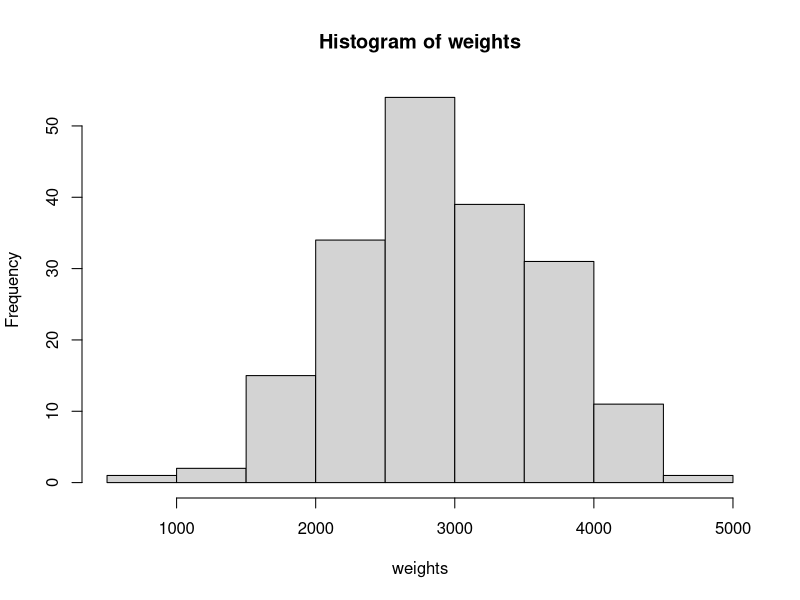
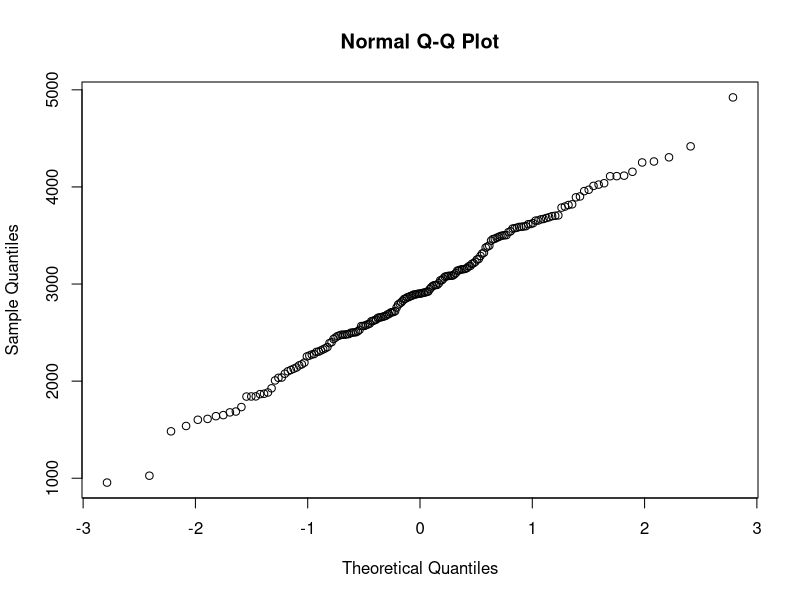
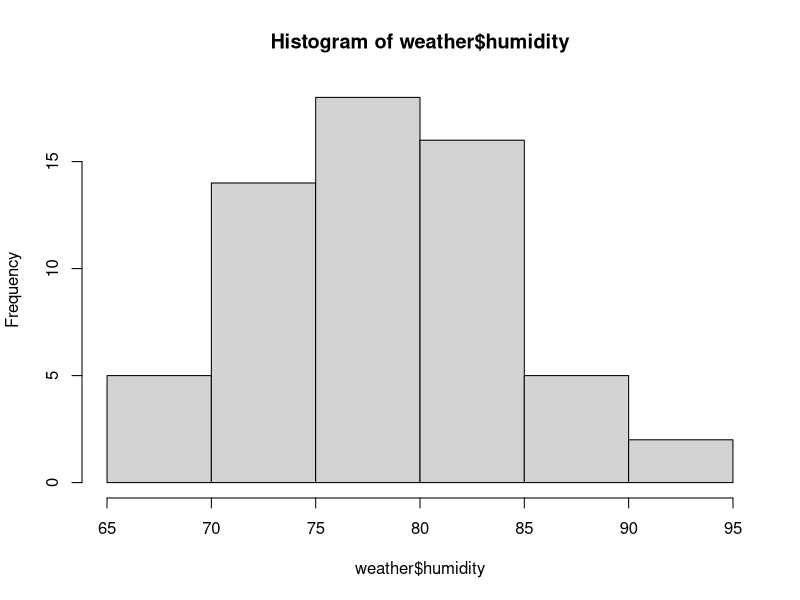
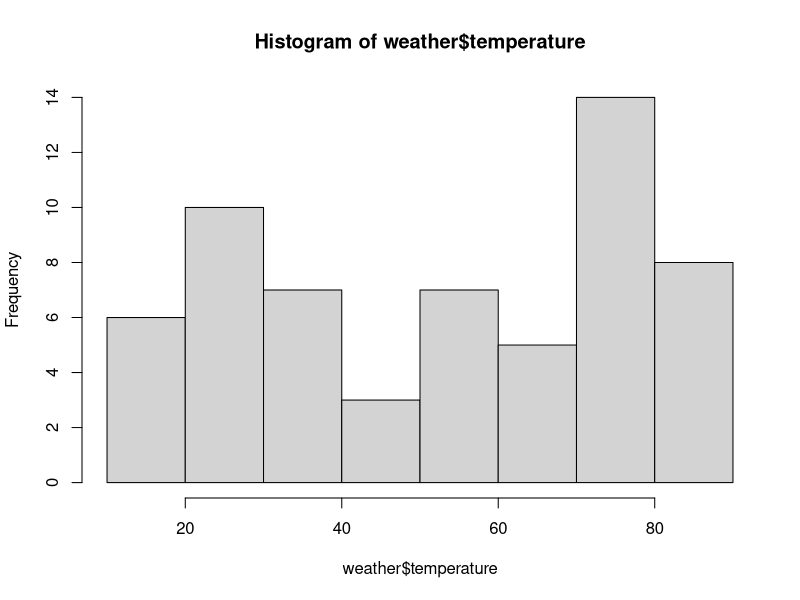
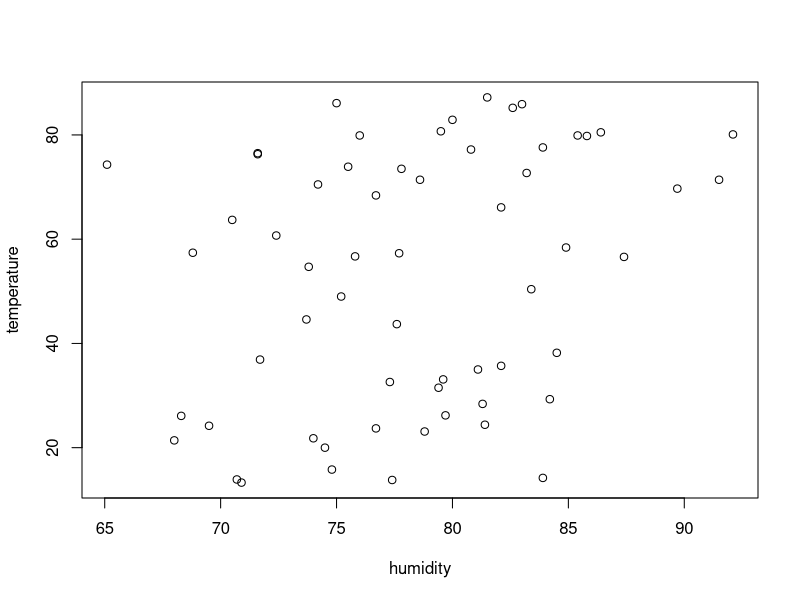
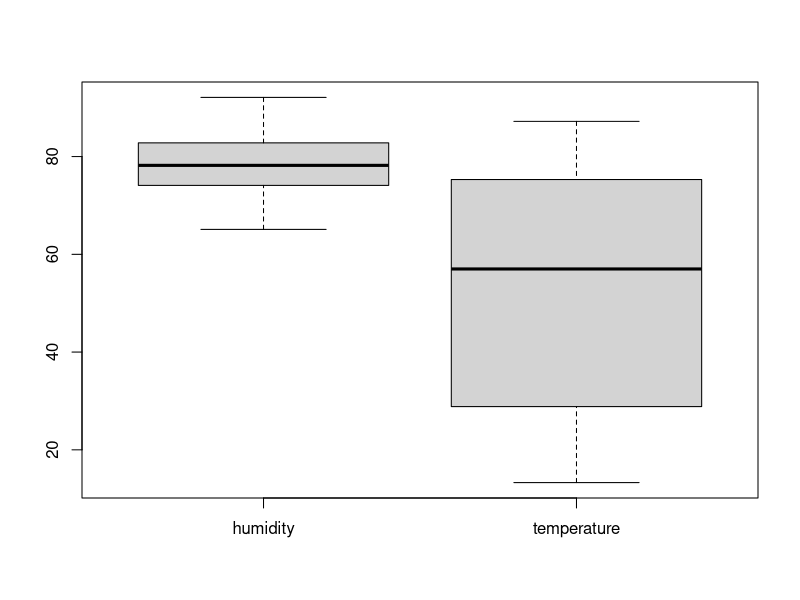
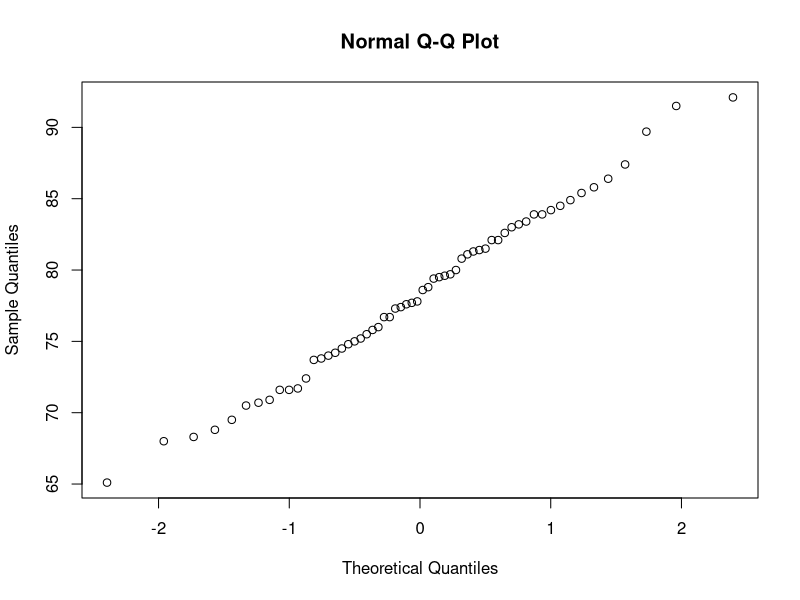
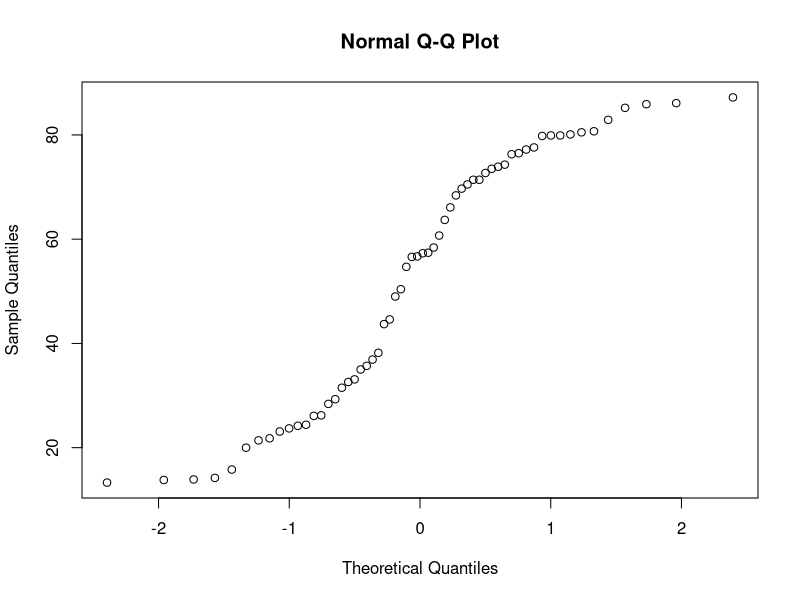

Recreate these plots in R, in order.

bw=read.table('birthweight.txt', header=TRUE)
weights = as.numeric(as.character(bw$birthweight))
###Ex 1 
#check normality
hist(weights)
qqnorm(weights)
shap = shapiro.test(weights)
shap


#90% confidence interval for mu
n=length(weights)
m = mean(weights); m
s = sd(weights); s
t = qt(0.95,df=n-1); t
ci = c(m-t*s/sqrt(n),m+t*s/sqrt(n))       
ci

#hypothesis testing H0 mu <= 2800
t.test(weights, mu=2800, alt='g')

###Ex 2
#point estimate for p
140/200

#99% CI for p=0.7
qnorm(0.995)*sqrt((0.7*0.3)/200)

#binomial test 2c
binom.test(140,n=200,p=0.75)
#different confidence intervals
binom.test(140,200,p=0.75, conf.level=0.99)
binom.test(140,200,p=0.75, conf.level=0.8)


###Ex 3
weather=read.table('weather.txt', header=TRUE)
weather
#summaries + qq-plot
#lens
length(weather$humidity)
length(weather$temperature)
#means
mean(weather$humidity)
mean(weather$temperature)
#sample stdv
sd(weather$humidity)
sd(weather$temperature)
#histogram
hist(weather$humidity)
hist(weather$temperature)
#scatterplot
plot(weather)
#boxplot
boxplot(weather)
#qq-plot
qqnorm(weather$humidity)
qqnorm(weather$temperature)
#correlation
cor(weather$humidity,weather$temperature)

#3c
n2 = length(weather$temperature); n2
s2 = sd(weather$temperature) ; s2
m2 = mean(weather$temperature); m2
t2 = qt(0.95,df=n2-1); t2
ci2 = c(m2-t2*s2/sqrt(n2),m2+t2*s2/sqrt(n2)) ; ci2 
  
#3d
za = qnorm(1-(0.05/2)); za
s3 = sd(weather$humidity); s3
e = 0.01; e
n3 = (za^2*s3^2)/e^2; n3
